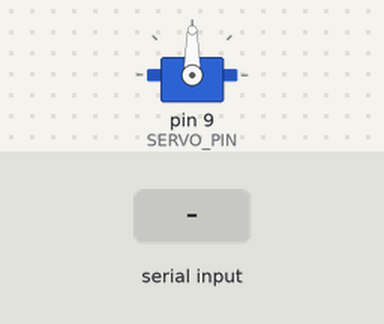
Bench run of a sketch on a simulated Arduino Uno, built with avr-gcc and run on an emulated ATmega328P. Parts: servo. The inputs (shaded band) are chosen by the test bench. What the sketch prints to the serial monitor is not drawn.

Above: at 1.2 s.
1.3 s: "<A>" received over Serial
At 1.8 s:
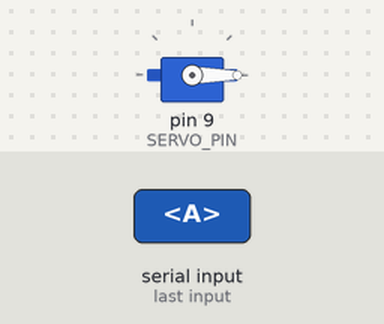
2.8 s: "<B>" received over Serial
At 4.1 s:
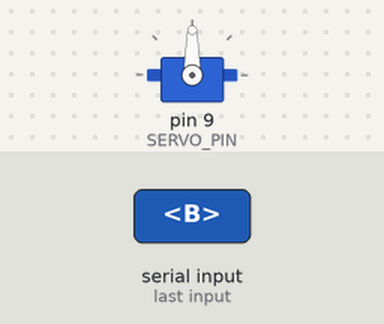
Timing chart, 0 to 5.8 s (numbered marks = the images above; inputs shaded):
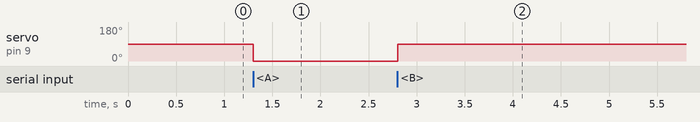

Measured:
- after the input at 1.3 s, servo on pin 9 (SERVO_PIN): 90° → 0° at once
- after the input at 2.8 s, servo on pin 9 (SERVO_PIN): 0° → 90° at once

The sketch:

Arduino_Uno_Servo_Serial_Control.ino
```cpp
#include <Servo.h>

// ======================================================
// 設定値
// ======================================================
const int SERVO_PIN = 9;      // サーボモーターを接続するピン番号
const long BAUD_RATE = 9600;  // シリアル通信の速度

// コマンドに対応するサーボの角度
const int ANGLE_CMD_A = 0;   // 開く
const int ANGLE_CMD_B = 90;  // 閉じる


// ======================================================
// プログラム本体 (修正版)
// ======================================================
// 修正点：
// - '<CMD>' 形式のコマンドを受信・解釈するロジックに変更
// - ノイズなど不正なデータを無視し、安定性を向上
// ======================================================

Servo myservo;

// --- コマンド受信用の状態管理 ---
String receivedCommand;
bool receiving = false;

void setup() {
  // PCとのシリアル通信を開始
  Serial.begin(BAUD_RATE);

  // サーボの準備
  myservo.attach(SERVO_PIN);

  // 起動時は閉じる(90度)に設定
  myservo.write(ANGLE_CMD_B);

  // 準備ができたことをシリアルモニターに表示
  Serial.println("サーボモーター制御システム 起動 (修正版)");
  Serial.println("コマンド (<A>, <B>) を待っています...");
}

void loop() {
  // シリアルポートからデータを受信処理
  while (Serial.available() > 0) {
    char receivedChar = Serial.read();

    if (receivedChar == '<') {
      // 開始文字を受け取ったら、受信開始
      receivedCommand = "";
      receiving = true;
    } else if (receiving && receivedChar == '>') {
      // 終了文字を受け取ったら、受信完了
      receiving = false;

      // 受信したコマンドを処理
      processCommand(receivedCommand);

    } else if (receiving) {
      // 受信中であれば、文字をコマンドに追加
      receivedCommand += receivedChar;
    }
  }
}

// 受信したコマンドを解釈してサーボを動かす関数
void processCommand(String cmd) {
  Serial.print("受信コマンド: <");
  Serial.print(cmd);
  Serial.println(">");

  if (cmd.equalsIgnoreCase("A")) {
    // 現在の角度がAでなければ、サーボを動かす
    if (myservo.read() != ANGLE_CMD_A) {
      myservo.write(ANGLE_CMD_A);
      Serial.println("サーボを開きました (0度)");
    }
  } else if (cmd.equalsIgnoreCase("B")) {
    // 現在の角度がBでなければ、サーボを動かす
    if (myservo.read() != ANGLE_CMD_B) {
      myservo.write(ANGLE_CMD_B);
      Serial.println("サーボを閉じました (90度)");
    }
  } else {
    Serial.println("未定義のコマンドです。");
  }
}
```
